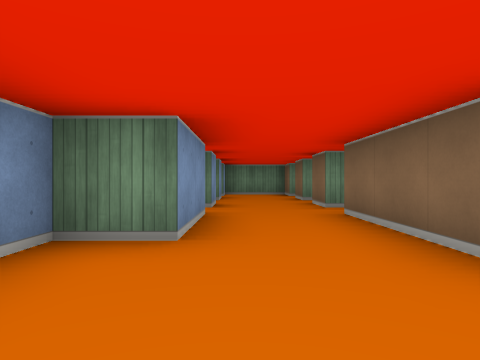
view 1 (above)

17 first-person views from a walk through a cub3D maze. The camera is about half as high as the walls, looks level and sees 75° across. The floor is counted in squares. Each view is taken from the middle of a square. On the plan, view 1 faces up. The plan holds only what a view shows up to about 9 squares ahead; the rest is blank. The place goes on beyond the plan.

view 2
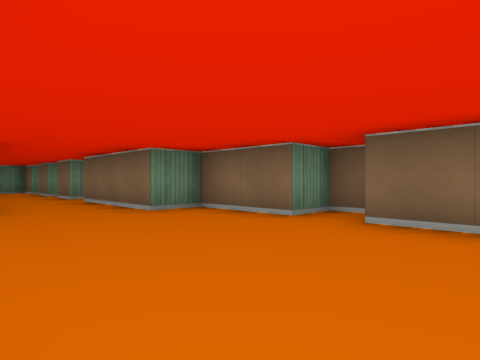

view 3
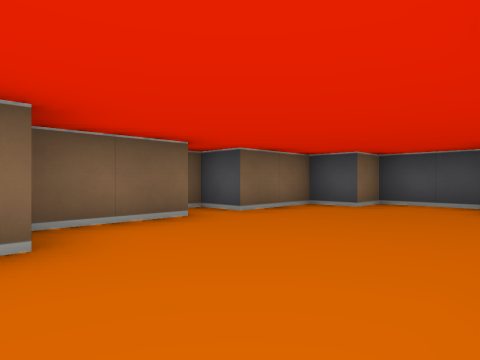

view 4
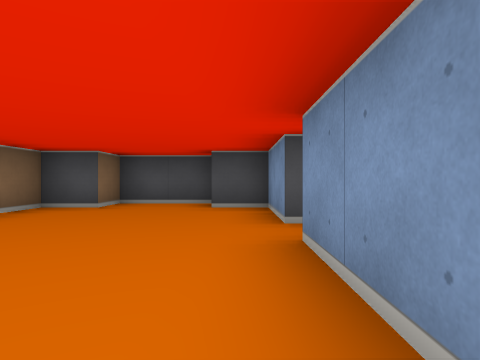

view 5
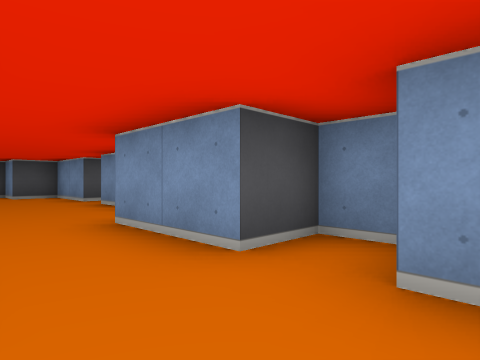

view 6
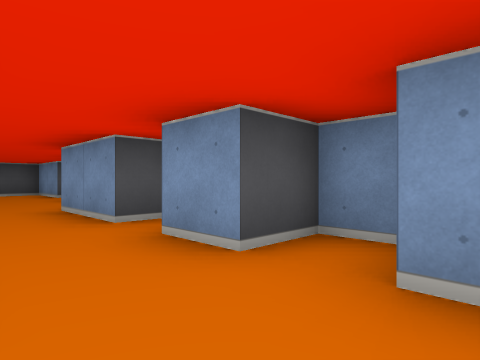

view 7
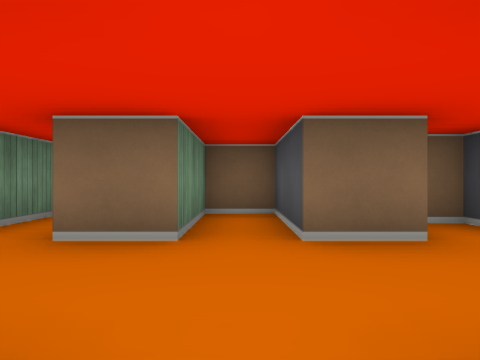

view 8
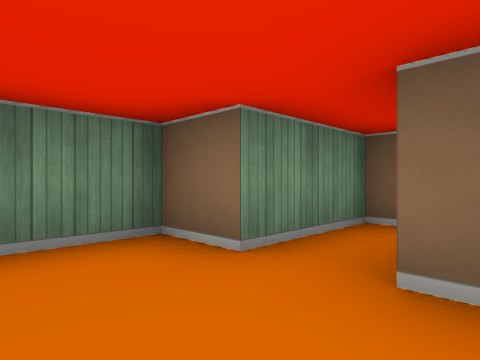

view 9
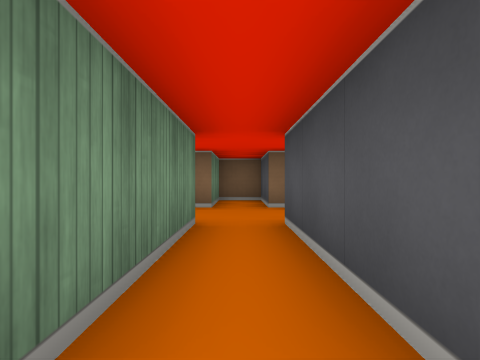

view 10
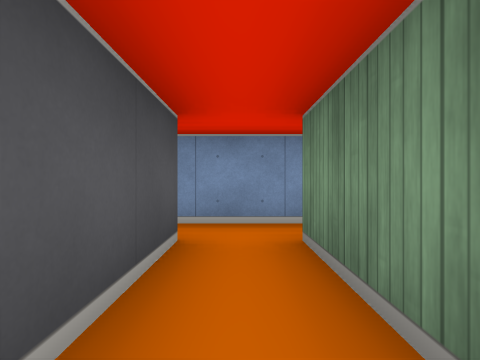

view 11
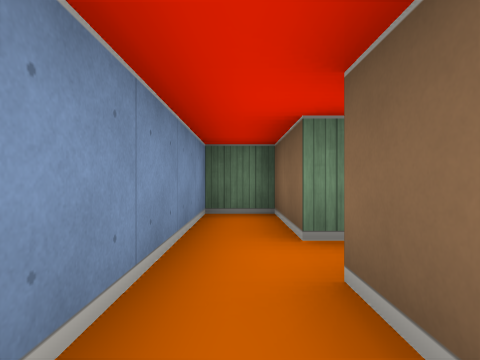

view 12
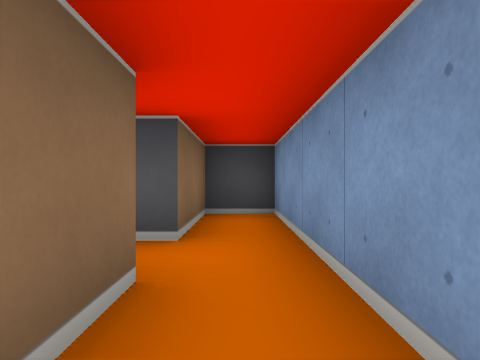

view 13
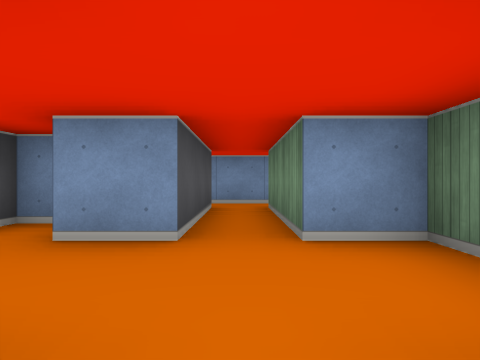

view 14
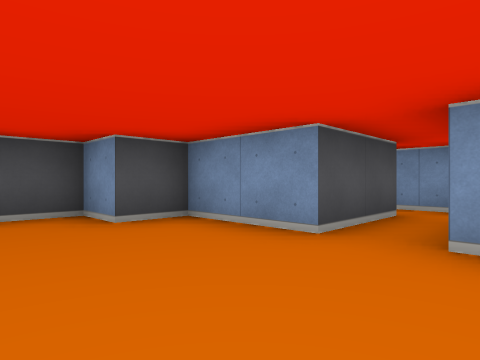

view 15
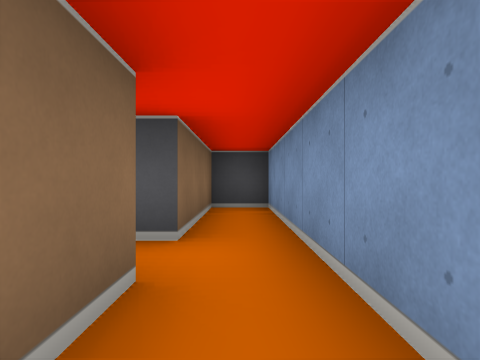

view 16
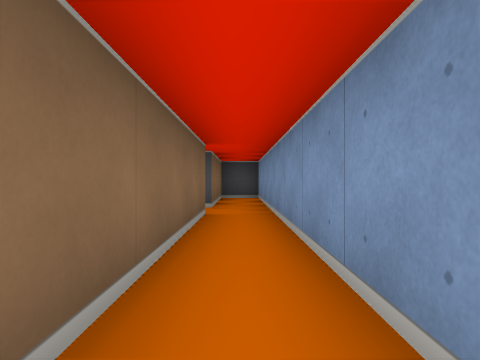

view 17
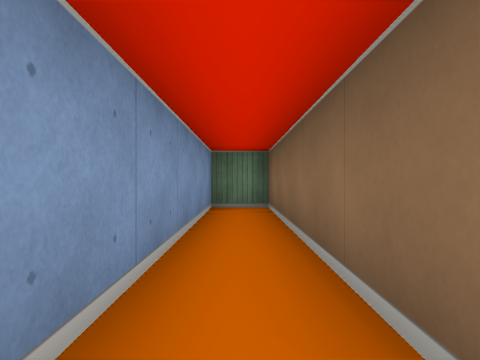

### Floor plan
Points are (right, up) in squares from view 1. A wall is a line through its corners. A room is listed if a view was taken in it or the views show most of it. See-through windows are left out.
Room 1 (views 1, 2, 3, 4, 14)
walls: (-1.5, -1.5) (-1.5, -3.5) (-0.5, -3.5) (-0.5, -4.5) (1.5, -4.5) (1.5, -3.5) (2.5, -3.5) (2.5, -1.5) (3.5, -1.5) (3.5, -0.5) (2.5, -0.5) (2.5, 1.5) (1.5, 1.5) (1.5, 4.5); (2.5, 4.4) (2.5, 5); (-1.5, 5.2) (-1.5, 4.5) (-0.5, 4.5) (-0.5, 2.5) (-1.5, 2.5) (-1.5, -0.5)
ways out: opening at (0.5, 6) to room 2; opening at (-2.5, -1) to room 5
Room 2 (views 5, 6, 7, 8)
walls: (1.5, 5.5) (1.5, 6.5) (3.5, 6.5) (3.5, 7.5) (1.5, 7.5) (1.5, 8.5); (-0.5, 8.5) (-0.5, 7.5); (-1.5, 7.2) (-1.5, 6.5) (-0.5, 6.5) (-0.5, 5.5)
ways out: opening at (0.5, 6) to room 1; opening at (0.5, 8) to room 4
Room 3 (views 9, 10, 11, 12)
walls: (-0.5, 9.5) (-3.5, 9.5) (-3.5, 11.5) (-4.5, 11.5) (-4.5, 6.5) (-3.5, 6.5) (-3.5, 8.5) (-0.5, 8.5)
ways out: opening at (-1, 9) to room 4
Room 4 (view 13)
walls: (1.5, 8.5) (3.5, 8.5) (3.5, 9.5) (1.5, 9.5) (1.5, 10.5) (-0.5, 10.5) (-0.5, 9.5)
ways out: opening at (0.5, 8) to room 2; opening at (-1, 9) to room 3
Room 5 (views 15, 16, 17)
walls: (-3.5, -0.5) (-3.5, 4.5) (-4.5, 4.5) (-4.5, -4.5) (-3.5, -4.5) (-3.5, -1.5) (-1.5, -1.5)
ways out: opening at (-2.5, -1) to room 1

Where each view was taken, in squares from view 1:
view 1: 0 up, 0 right, facing up
view 2: 3 down, 1 left, facing up-right
view 3: 2 up, 1 left, facing down-right
view 4: 2 up, 1 left, facing down
view 5: 6 up, 1 right, facing down-left
view 6: 8 up, 1 right, facing down-left
view 7: 7 up, 1 left, facing right
view 8: 8 up, 0 right, facing up-right
view 9: 9 up, 4 left, facing right
view 10: 9 up, 1 left, facing left
view 11: 7 up, 4 left, facing up
view 12: 11 up, 4 left, facing down
view 13: 9 up, 2 right, facing left
view 14: 0 up, 1 right, facing down-left
view 15: 1 up, 4 left, facing down
view 16: 4 up, 4 left, facing down
view 17: 1 down, 4 left, facing up
